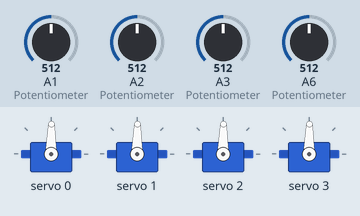
Bench run of a sketch on a simulated Arduino Nano, built with avr-gcc and run on an emulated ATmega328P. Parts: 4 × servo. The test bench sets the inputs (shaded band); at power-on: A1 (Potentiometer) = 512, A2 (Potentiometer) = 512, A3 (Potentiometer) = 512, A6 (Potentiometer) = 512.

Above: at 1.2 s.
1.3 s: A1 (Potentiometer) set to 716
At 2.2 s:
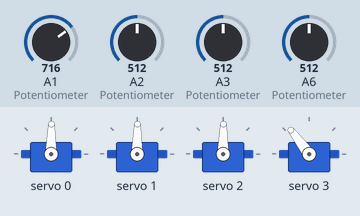
2.8 s: A2 (Potentiometer) set to 716
At 3.8 s:
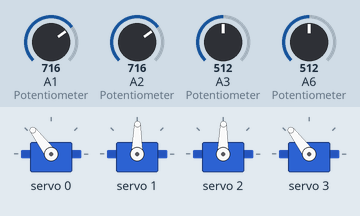
4.3 s: A3 (Potentiometer) set to 716
At 5.5 s:
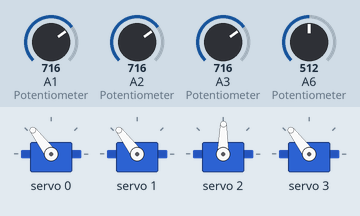
5.8 s: A6 (Potentiometer) set to 716
At 6.4 s:
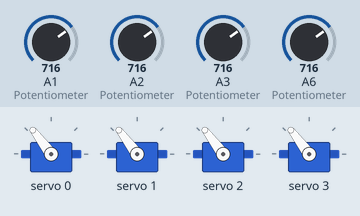
7.3 s: A1 (Potentiometer) set to 490
At 8.0 s:
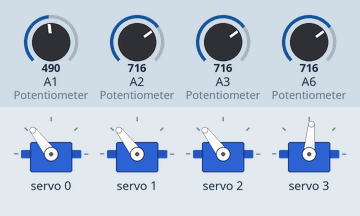
8.8 s: A2 (Potentiometer) set to 490
At 9.9 s:
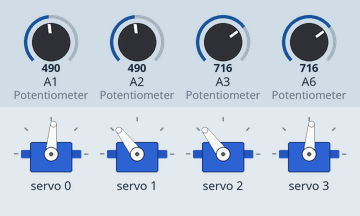
Timing chart, 0 to 11.3 s (numbered marks = the images above; inputs shaded):
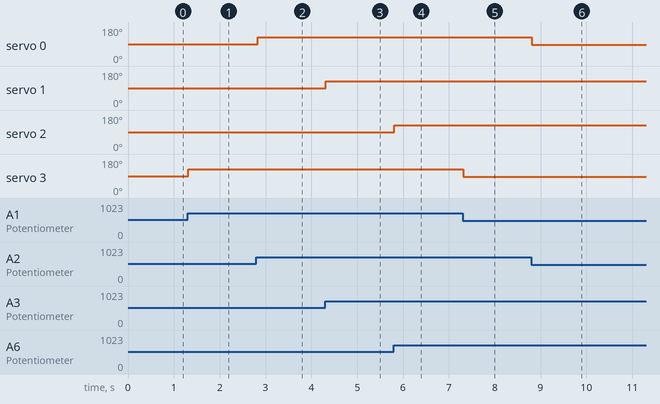

Measured:
- after the input at 1.3 s, servo 3: 89° → 127° at once
- after the input at 2.8 s, servo 0: 89° → 127° at once
- after the input at 4.3 s, servo 1: 89° → 127° at once
- after the input at 5.8 s, servo 2: 89° → 127° at once
- after the input at 7.3 s, servo 3: 127° → 85° at once
- after the input at 8.8 s, servo 0: 127° → 85° at once

The sketch:

driver_demo.ino
```cpp
#include <Wire.h>
#include <Adafruit_PWMServoDriver.h>

Adafruit_PWMServoDriver pwm = Adafruit_PWMServoDriver();

// Constants for the servo pulse widths
#define SERVOMIN 99   // Minimum pulse length out of 4096
#define SERVOMAX 500  // Maximum pulse length out of 4096

void setup() {
  Serial.begin(9600);
  pwm.begin();
  pwm.setPWMFreq(50);  // Analog servos run at ~50 Hz

  delay(10);  // Wait for servos to get ready
}

void loop() {
  // Read the potentiometer values
  int pot1 = analogRead(A2);  // Potentiometer connected to A2
  int pot2 = analogRead(A3);  // Potentiometer connected to A3
  int pot3 = analogRead(A6);  // Potentiometer connected to A6 (changed from A0)
  int pot4 = analogRead(A1);  // Potentiometer connected to A1

  // Map the potentiometer values to servo pulse width
  int servo1Pos = map(pot1, 0, 1023, SERVOMIN, SERVOMAX);  // For Servo 1 (Channel 0)
  int servo2Pos = map(pot2, 0, 1023, SERVOMIN, SERVOMAX);  // For Servo 2 (Channel 1)
  int servo3Pos = map(pot3, 0, 1023, SERVOMIN, SERVOMAX);  // For Servo 3 (Channel 2)
  int servo4Pos = map(pot4, 0, 1023, SERVOMIN, SERVOMAX);  // For Servo 4 (Channel 3)

  // Set the PWM signal for the servos
  pwm.setPWM(0, 0, servo1Pos);  // Control Servo 1 (Channel 0)
  pwm.setPWM(1, 0, servo2Pos);  // Control Servo 2 (Channel 1)
  pwm.setPWM(2, 0, servo3Pos);  // Control Servo 3 (Channel 2)
  pwm.setPWM(3, 0, servo4Pos);  // Control Servo 4 (Channel 3)

  // Add a short delay
  delay(20);
}
```
